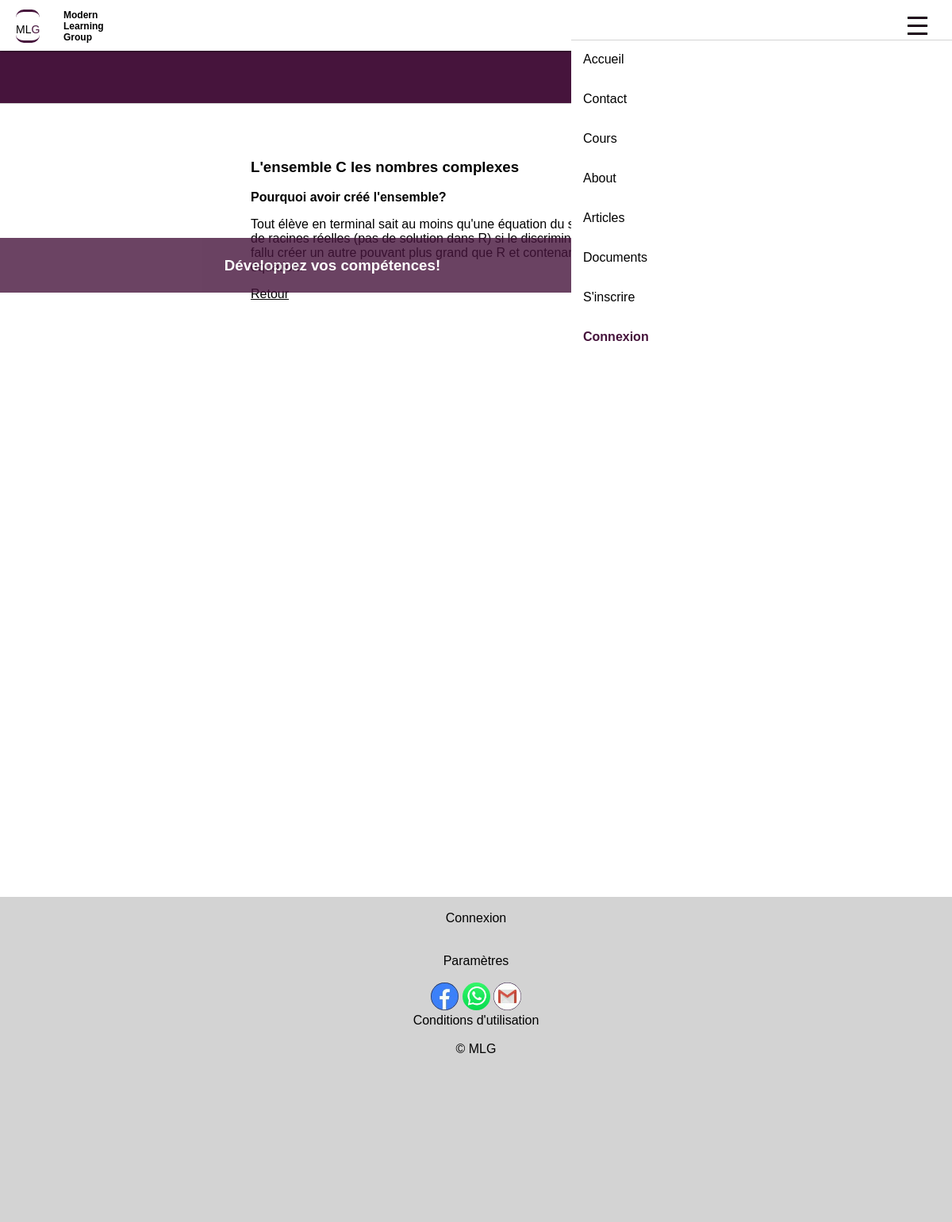
/cours/maths/lensemble-c-les-nombres-complexes/, run on the app's committed database.
### cours/models.py (models this page shows, shortened)
class MathLesson(models.Model):
  title = models.CharField(max_length=100, null=False)
  slug = models.SlugField(max_length=255, unique=True, blank=True)
  content = RichTextUploadingField(blank=True)
  created_on = models.DateTimeField(auto_now_add=True)
  updated_on = models.DateTimeField(auto_now=True)

### cours/views.py (the view)
# urls.py: path('cours/maths/<str:mathlesson_slug>/', views.mathslesson_details_view, name='mathslesson-details'),
def mathslesson_details_view(request, mathlesson_slug):
  lesson_details = MathLesson.objects.get(slug=mathlesson_slug)
  return render(request, 'cours/mathslesson_details.html', {'lesson_details':lesson_details})

### cours/templates/cours/mathslesson_details.html (shortened to what this page needs)
{% extends 'base_template.html'%}
{% block content %}
<section>
    <div class="details">
        {% autoescape off %}
        <h1>{{lesson_details.title}}</h1>
        {{ lesson_details.content}}
        <a href="{% url 'maths-lessons' %}">Retour</a>
       {% endautoescape %}
    </div>
</section>
{% endblock %}

### learning/static/learning/main.css (style rules this page uses)
body { background-color: rgb(70, 20, 60); font-family: Garamond, Lucida, Arial, sans-serif; }
body a { color: black; }
section { display: block; align-items: center; margin-bottom: 50px; min-height: 200px; }
.details { text-align: left; padding: 10px; }
@media screen and (min-width: 900px) { .details { background-color: white; padding: 10px; } }
@media screen and (min-width: 900px) { section { display: inline-block; width: 70%; min-height: 850px; margin-top:20px; } }

### data on the page
MathLesson: title "L'ensemble C les nombres complexes", content "Pourquoi avoir créé l'ensemble? Tout élève en terminal sait au moins qu'une équation du…"
